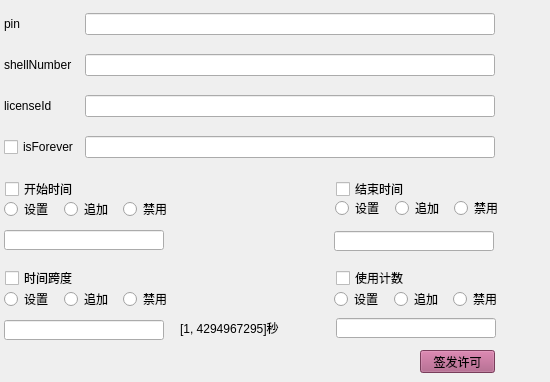
     <widget class="QWidget" name="page_5">
      <widget class="QWidget" name="layoutWidget_4">
       <property name="geometry">
        <rect>
         <x>4</x>
         <y>0</y>
         <width>491</width>
         <height>171</height>
        </rect>
       </property>
       <layout class="QGridLayout" name="gridLayout_6">
        <item row="1" column="1">
         <widget class="QLineEdit" name="shellNumber_1"/>
        </item>
        <item row="3" column="0">
         <widget class="QCheckBox" name="isForever_2">
          <property name="font">
           <font>
            <pointsize>9</pointsize>
            <italic>false</italic>
           </font>
          </property>
          <property name="text">
           <string>isForever</string>
          </property>
         </widget>
        </item>
        <item row="2" column="1">
         <widget class="QLineEdit" name="licenseId_1"/>
        </item>
        <item row="2" column="0">
         <widget class="QLabel" name="label_47">
          <property name="font">
           <font>
            <pointsize>9</pointsize>
            <italic>false</italic>
           </font>
          </property>
          <property name="text">
           <string>licenseId</string>
          </property>
         </widget>
        </item>
        <item row="1" column="0">
         <widget class="QLabel" name="label_46">
          <property name="font">
           <font>
            <pointsize>9</pointsize>
            <italic>false</italic>
           </font>
          </property>
          <property name="text">
           <string>shellNumber</string>
          </property>
         </widget>
        </item>
        <item row="3" column="1">
         <widget class="QLineEdit" name="isForever_edit_2">
          <property name="readOnly">
           <bool>true</bool>
          </property>
         </widget>
        </item>
        <item row="0" column="1">
         <widget class="QLineEdit" name="pin_1"/>
        </item>
        <item row="0" column="0">
         <widget class="QLabel" name="label_45">
          <property name="font">
           <font>
            <pointsize>9</pointsize>
            <italic>false</italic>
           </font>
          </property>
          <property name="text">
           <string>pin</string>
          </property>
         </widget>
        </item>
       </layout>
      </widget>
      <widget class="QStackedWidget" name="stackedWidget_4">
       <property name="geometry">
        <rect>
         <x>0</x>
         <y>180</y>
         <width>541</width>
         <height>181</height>
        </rect>
       </property>
       <property name="currentIndex">
        <number>0</number>
       </property>
       <widget class="QWidget" name="page_7">
        <widget class="QCheckBox" name="endtime_2">
         <property name="geometry">
          <rect>
           <x>336</x>
           <y>1</y>
           <width>101</width>
           <height>16</height>
          </rect>
         </property>
         <property name="font">
          <font>
           <pointsize>9</pointsize>
          </font>
         </property>
         <property name="text">
          <string>结束时间</string>
         </property>
        </widget>
        <widget class="QCheckBox" name="startime_2">
         <property name="geometry">
          <rect>
           <x>5</x>
           <y>1</y>
           <width>111</width>
           <height>16</height>
          </rect>
         </property>
         <property name="font">
          <font>
           <pointsize>9</pointsize>
          </font>
         </property>
         <property name="text">
          <string>开始时间</string>
         </property>
        </widget>
        <widget class="QCheckBox" name="span_2">
         <property name="geometry">
          <rect>
           <x>5</x>
           <y>90</y>
           <width>111</width>
           <height>16</height>
          </rect>
         </property>
         <property name="font">
          <font>
           <pointsize>9</pointsize>
          </font>
         </property>
         <property name="text">
          <string>时间跨度</string>
         </property>
        </widget>
        <widget class="QCheckBox" name="counter_2">
         <property name="geometry">
          <rect>
           <x>336</x>
           <y>90</y>
           <width>101</width>
           <height>16</height>
          </rect>
         </property>
         <property name="font">
          <font>
           <pointsize>9</pointsize>
          </font>
         </property>
         <property name="text">
          <string>使用计数</string>
         </property>
        </widget>
        <widget class="QLabel" name="label_42">
         <property name="geometry">
          <rect>
           <x>180</x>
           <y>140</y>
           <width>141</width>
           <height>16</height>
          </rect>
         </property>
         <property name="font">
          <font>
           <pointsize>9</pointsize>
          </font>
         </property>
         <property name="text">
          <string>[1, 4294967295]秒</string>
         </property>
        </widget>
        <widget class="QWidget" name="layoutWidget_3">
         <property name="geometry">
          <rect>
           <x>335</x>
           <y>19</y>
           <width>173</width>
           <height>18</height>
          </rect>
         </property>
         <layout class="QHBoxLayout" name="horizontalLayout_2">
          <item>
           <widget class="QRadioButton" name="set_button1">
            <property name="text">
             <string>设置</string>
            </property>
           </widget>
          </item>
          <item>
           <widget class="QRadioButton" name="add_button1">
            <property name="text">
             <string>追加</string>
            </property>
           </widget>
          </item>
          <item>
           <widget class="QRadioButton" name="disable_button1">
            <property name="text">
             <string>禁用</string>
            </property>
           </widget>
          </item>
         </layout>
        </widget>
        <widget class="QWidget" name="layoutWidget_5">
         <property name="geometry">
          <rect>
           <x>4</x>
           <y>110</y>
           <width>173</width>
           <height>18</height>
          </rect>
         </property>
         <layout class="QHBoxLayout" name="horizontalLayout_4">
          <item>
           <widget class="QRadioButton" name="set_button2">
            <property name="text">
             <string>设置</string>
            </property>
           </widget>
          </item>
          <item>
           <widget class="QRadioButton" name="add_button2">
            <property name="text">
             <string>追加</string>
            </property>
           </widget>
          </item>
          <item>
           <widget class="QRadioButton" name="disable_button2">
            <property name="text">
             <string>禁用</string>
            </property>
           </widget>
          </item>
         </layout>
        </widget>
        <widget class="QWidget" name="layoutWidget_6">
         <property name="geometry">
          <rect>
           <x>334</x>
           <y>110</y>
           <width>173</width>
           <height>18</height>
          </rect>
         </property>
         <layout class="QHBoxLayout" name="horizontalLayout_5">
          <item>
           <widget class="QRadioButton" name="set_button3">
            <property name="text">
             <string>设置</string>
            </property>
           </widget>
          </item>
          <item>
           <widget class="QRadioButton" name="add_button3">
            <property name="text">
             <string>追加</string>
            </property>
           </widget>
          </item>
          <item>
           <widget class="QRadioButton" name="disable_button3">
            <property name="text">
             <string>禁用</string>
            </property>
           </widget>
          </item>
         </layout>
        </widget>
        <widget class="QStackedWidget" name="stackedWidget_6">
         <property name="geometry">
          <rect>
           <x>304</x>
           <y>41</y>
           <width>211</width>
           <height>40</height>
          </rect>
         </property>
         <property name="currentIndex">
          <number>1</number>
         </property>
         <widget class="QWidget" name="page_11">
          <widget class="QDateTimeEdit" name="endtime_edit_2">
           <property name="geometry">
            <rect>
             <x>31</x>
             <y>10</y>
             <width>161</width>
             <height>22</height>
            </rect>
           </property>
           <property name="font">
            <font>
             <pointsize>9</pointsize>
            </font>
           </property>
          </widget>
         </widget>
         <widget class="QWidget" name="page_12">
          <widget class="QLineEdit" name="update_edit2">
           <property name="geometry">
            <rect>
             <x>30</x>
             <y>10</y>
             <width>160</width>
             <height>20</height>
            </rect>
           </property>
           <property name="font">
            <font>
             <pointsize>9</pointsize>
            </font>
           </property>
          </widget>
         </widget>
        </widget>
        <widget class="QStackedWidget" name="stackedWidget_7">
         <property name="geometry">
          <rect>
           <x>0</x>
           <y>40</y>
           <width>181</width>
           <height>40</height>
          </rect>
         </property>
         <property name="currentIndex">
          <number>1</number>
         </property>
         <widget class="QWidget" name="page_13">
          <widget class="QDateTimeEdit" name="startime_edit_2">
           <property name="geometry">
            <rect>
             <x>4</x>
             <y>10</y>
             <width>161</width>
             <height>22</height>
            </rect>
           </property>
           <property name="font">
            <font>
             <pointsize>9</pointsize>
            </font>
           </property>
          </widget>
         </widget>
         <widget class="QWidget" name="page_14">
          <widget class="QLineEdit" name="update_edit">
           <property name="geometry">
            <rect>
             <x>4</x>
             <y>10</y>
             <width>160</width>
             <height>20</height>
            </rect>
           </property>
           <property name="font">
            <font>
             <pointsize>9</pointsize>
            </font>
           </property>
          </widget>
         </widget>
        </widget>
        <widget class="QLineEdit" name="span_edit_2">
         <property name="geometry">
          <rect>
           <x>4</x>
           <y>140</y>
           <width>160</width>
           <height>20</height>
          </rect>
         </property>
         <property name="font">
          <font>
           <pointsize>9</pointsize>
          </font>
         </property>
        </widget>
        <widget class="QLineEdit" name="counter_edit_2">
         <property name="geometry">
          <rect>
           <x>336</x>
           <y>138</y>
           <width>160</width>
           <height>20</height>
          </rect>
         </property>
         <property name="font">
          <font>
           <pointsize>9</pointsize>
          </font>
         </property>
        </widget>
        <widget class="QWidget" name="layoutWidget_7">
         <property name="geometry">
          <rect>
           <x>4</x>
           <y>20</y>
           <width>173</width>
           <height>18</height>
          </rect>
         </property>
         <layout class="QHBoxLayout" name="horizontalLayout">
          <item>
           <widget class="QRadioButton" name="set_button">
            <property name="text">
             <string>设置</string>
            </property>
           </widget>
          </item>
          <item>
           <widget class="QRadioButton" name="add_button">
            <property name="text">
             <string>追加</string>
            </property>
           </widget>
          </item>
          <item>
           <widget class="QRadioButton" name="disable_button">
            <property name="text">
             <string>禁用</string>
            </property>
           </widget>
          </item>
         </layout>
        </widget>
       </widget>
       <widget class="QWidget" name="page_8"/>
      </widget>
      <widget class="QPushButton" name="updatelicense">
       <property name="geometry">
        <rect>
         <x>420</x>
         <y>350</y>
         <width>75</width>
         <height>23</height>
        </rect>
       </property>
       <property name="styleSheet">
        <string notr="true">background-color: rgb(170, 85, 127);</string>
       </property>
       <property name="text">
        <string>签发许可</string>
       </property>
      </widget>
     </widget>
